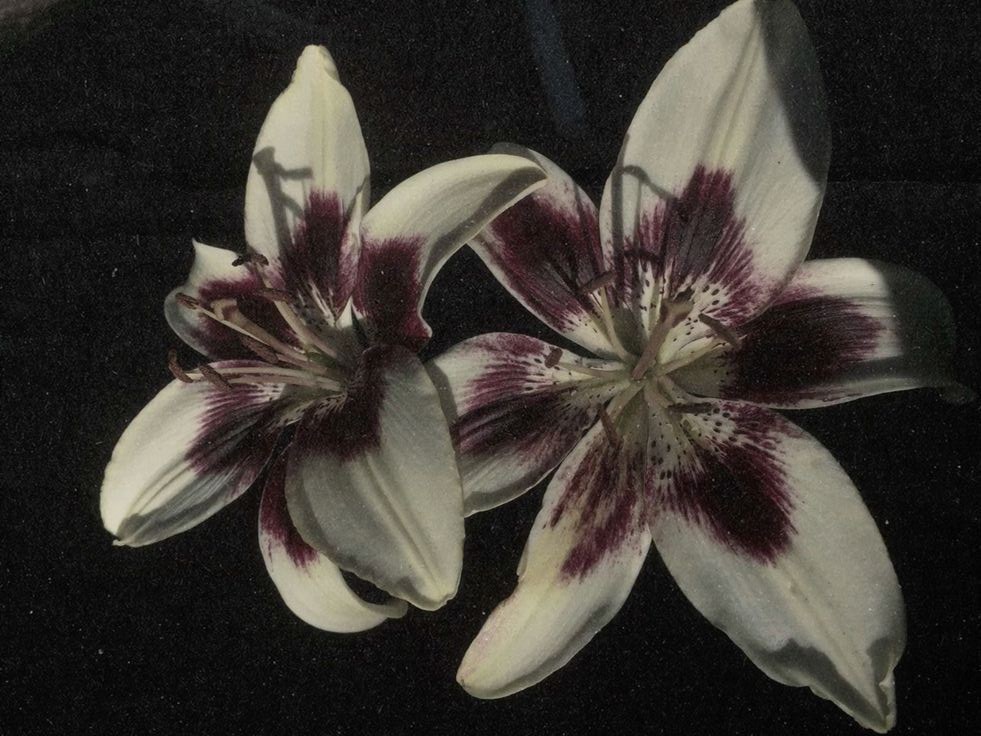
#> input picture fotos/florbonita.jpg, 981 x 736 px, found by its file name
$ python funcoesBasicas_dia7.py
#> lines starting #> are read from the running program, lines starting #| are printed output that depends on the picture; after the words box and inside, x2 and y2 are one past the last pixel; in counts of white or black regions, pixels touching at a corner belong together
import cv2 as cv

imagem = cv.imread("fotos/florbonita.jpg")
#> imagem is the input picture: shape (736, 981, 3); mean B, G, R 49.4, 54.7, 58.9
cv.imshow("Flor!", imagem)

## CONVERTENDO UMA IMAGEM BGR PARA CINZA:

cinza = cv.cvtColor(imagem, cv.COLOR_BGR2GRAY)
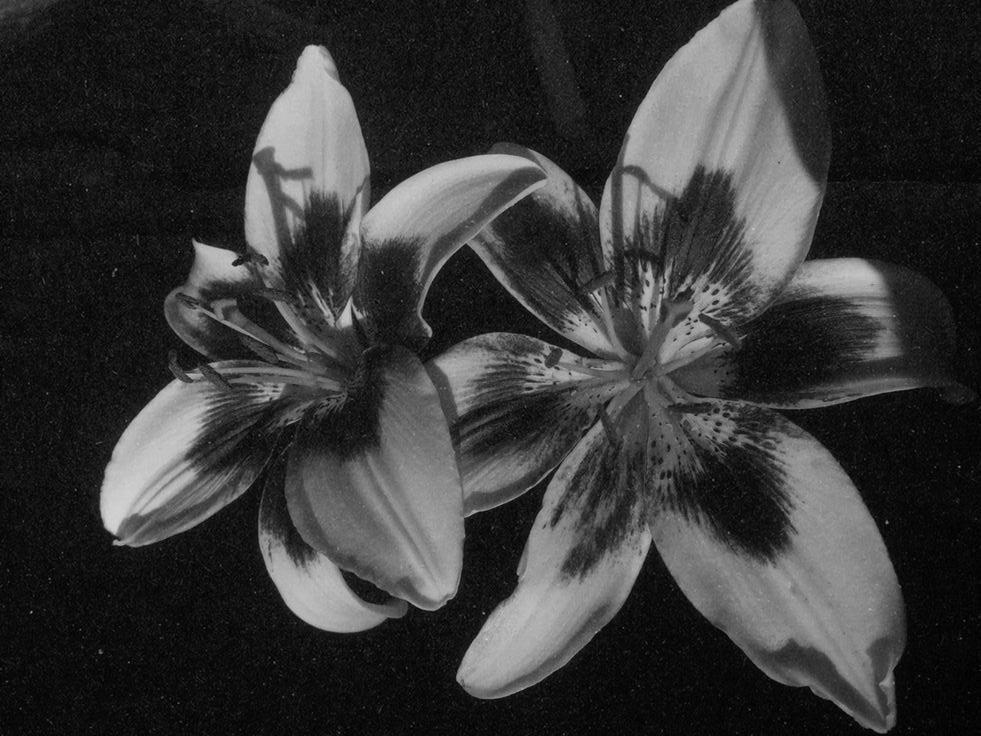
#> cinza: shape (736, 981); min 0, max 211, mean 55.4
cv.imshow("Cinza", cinza)

# BLUR:

blur = cv.GaussianBlur(imagem, (3,3), cv.BORDER_DEFAULT)
# esse border default é só o jeito que o OpenCV lida com as bordas da imagem.
cv.imshow("flor com blur", blur)


"""
| valor   | efeito           |
| ------- | ---------------- |
| (3,3)   | blur leve        |
| (5,5)   | blur médio       |
| (9,9)   | blur forte       |
| (15,15) | MUITO borrado    |

"""

# USANDO EDGE CASCADE COM CANNY (cascade é um detector!!!):
contorno = cv.Canny(imagem, 125, 175)
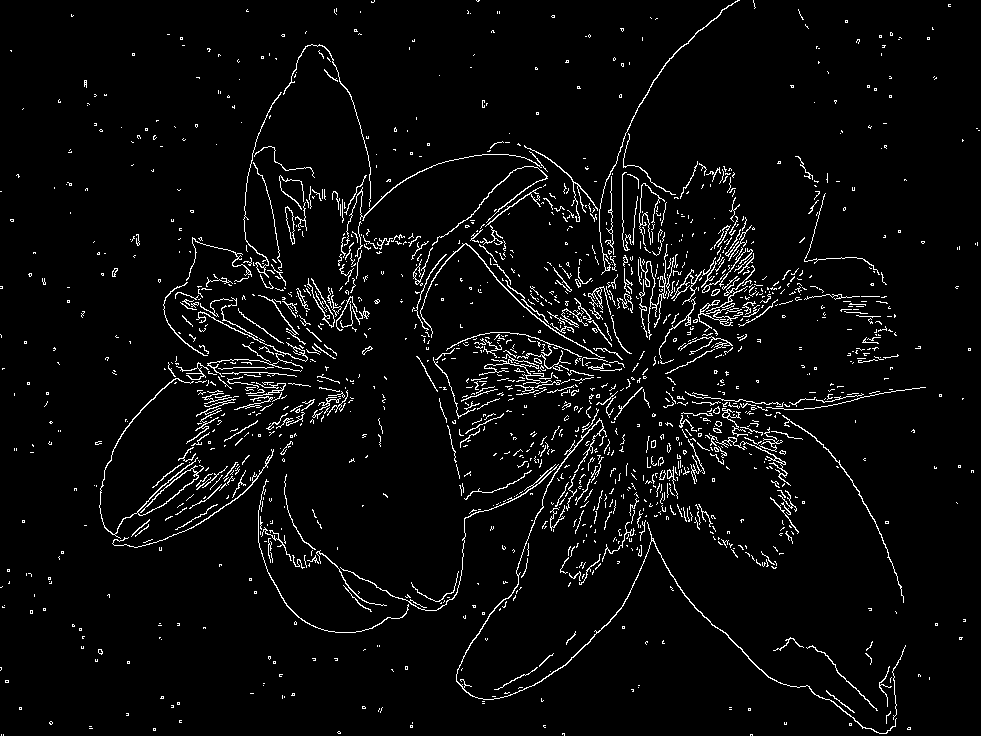
#> contorno: shape (736, 981); 4.2% white in thin lines or dots
# canny = os números definem o quão forte uma borda precisa ser para ser detectada.
cv.imshow("Contorno", contorno)
contorno = cv.Canny(blur, 125, 175)
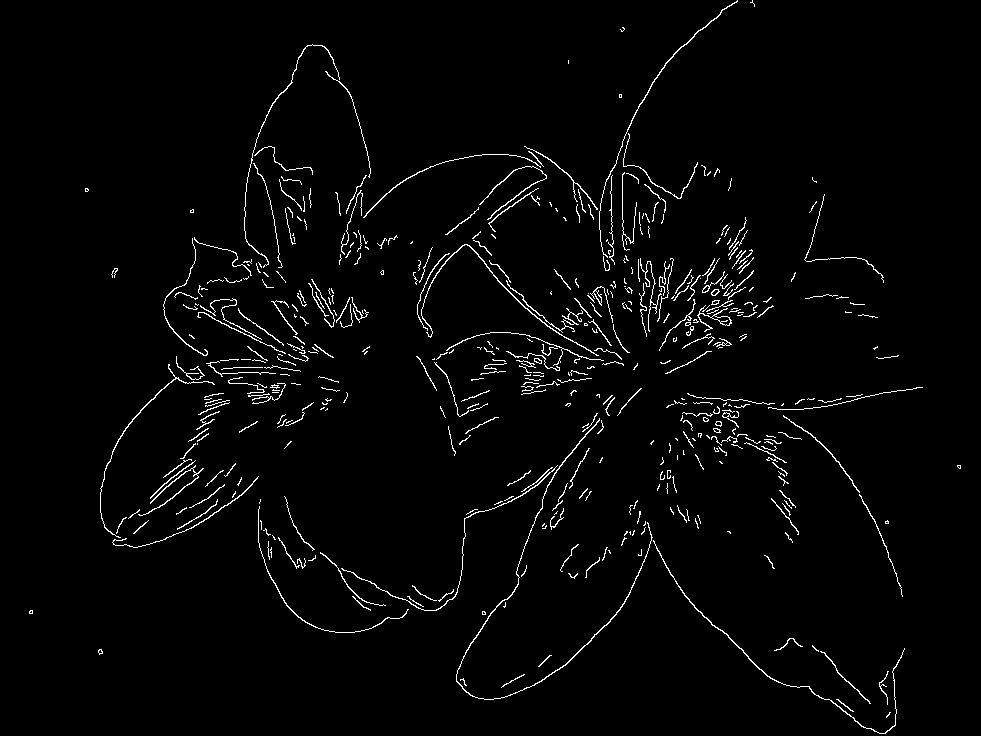
#> contorno: shape (736, 981); 2.4% white in thin lines or dots
cv.imshow("Contorno do blur", contorno)

"""
| intensidade da borda |        resultado        |
| -------------------- | ----------------------- |
| < 125                | não tem borda! ignora.  | -> não vai ter boarde nenhuma
| entre 125 e 175      | talvez tenha borda.     | -> borda mediana, nem muito forte, nem muito fraca
| > 175                | tem borda COM CERTEZA!  | -> borda FORTE

"""

# DILATANDO O CONTORNO DE UMA IMAGEM:

dilatar = cv.dilate(contorno, (3,3), iterations = 1)
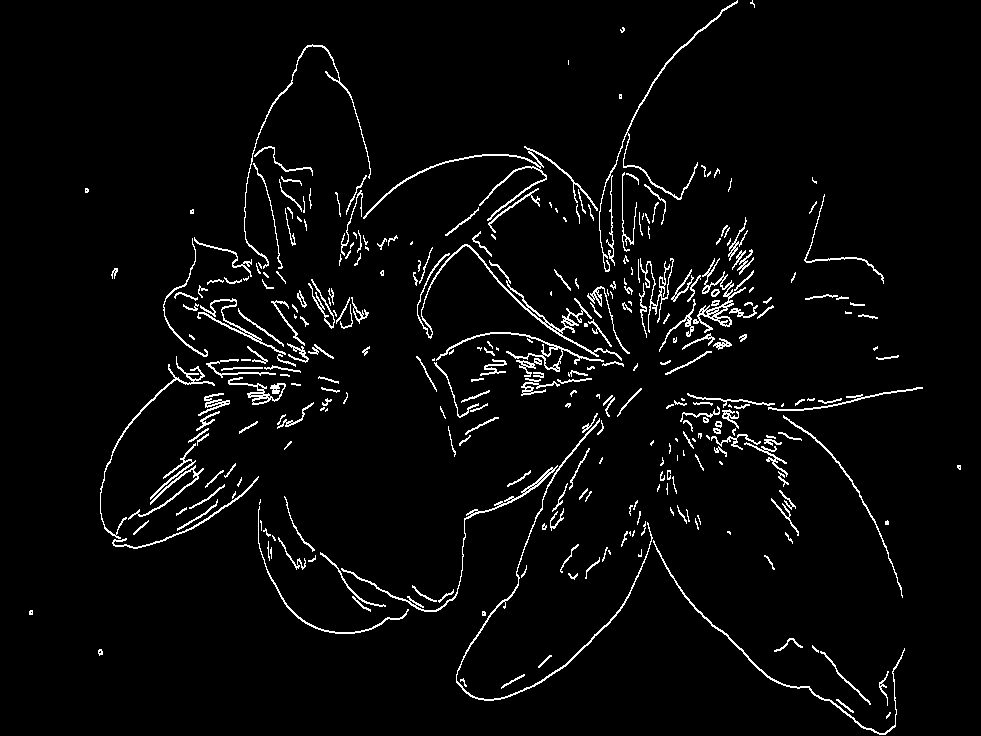
#> dilatar: shape (736, 981); 3.7% white in thin lines or dots
                   # variável, efeito, quantidade de dilatações.
# dilatar = engrossar as bordas!
# iterations = quantas vezes a dilatação vai acontecer!!!
cv.imshow("dilatado", dilatar)

"""
definindo o efeito da dilatação:
| valor | efeito |
| ----- | ------ |
| (3,3) | leve   |
| (5,5) | médio  |
| (9,9) | forte  |

"""

## AFINANDO O CONTORNO DE UMA IMAGEM:

afinar = cv.erode(contorno, (3,3), iterations = 1)
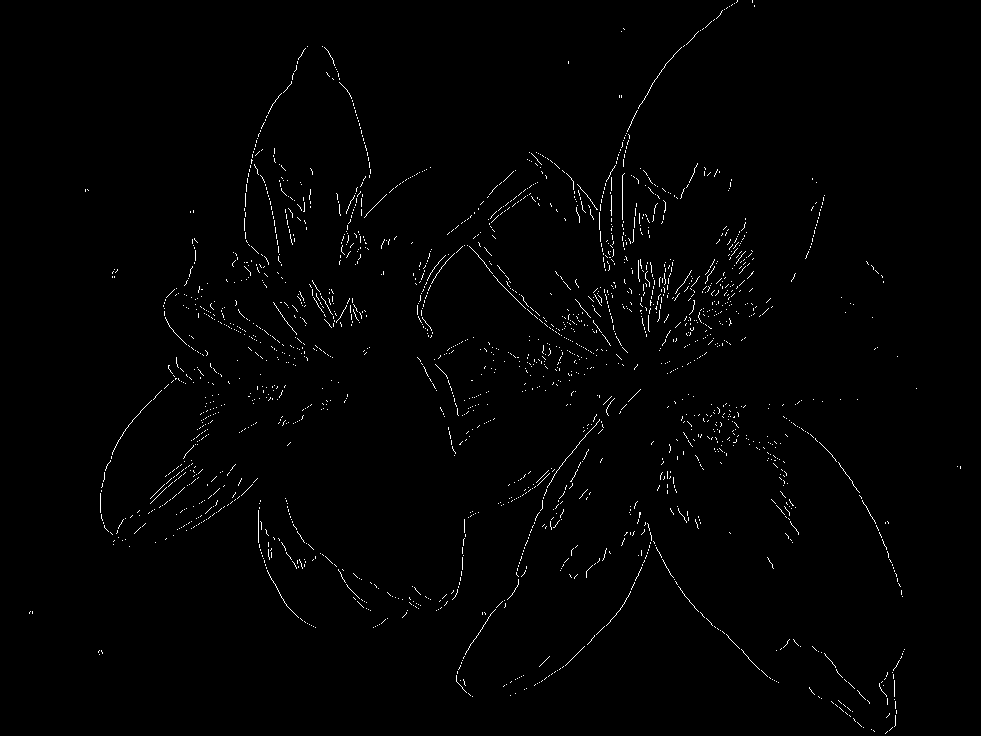
#> afinar: shape (736, 981); 1% white in thin lines or dots
cv.imshow("Afinado", afinar)


## MODIFICAR O TAMANHO DE UMA IMAGEM:

resize = cv.resize(imagem, (500,500), interpolation = cv.INTER_AREA) # muda o tamanho da imagem pra esse novo tamanho e faz desse método aqui...
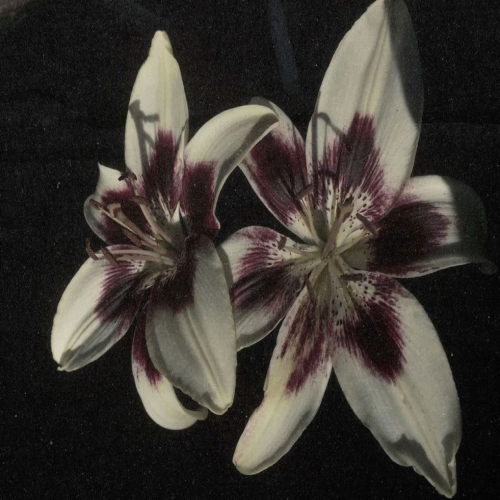
#> resize: shape (500, 500, 3); mean B, G, R 49.4, 54.7, 58.9
# o interpolation é o método! como nesse caso é INTER_AREA, significa DIMINUIR a imagem
cv.imshow("MUDANÇA DE TAMANHO", resize)

"""
| Interpolation       | Quando usar                                    |
| ------------------- | ---------------------------------------------- |
| `cv.INTER_AREA`     | Diminuir imagem                                |
| `cv.INTER_LINEAR`   | Uso padrão (resize normal)                     |
| `cv.INTER_CUBIC`    | Aumentar imagem com mais qualidade             |
| `cv.INTER_NEAREST`  | Quando precisa ser rápido (aceitando pixelado) |
| `cv.INTER_LANCZOS4` | Aumentar imagem com alta qualidade             |
"""

## CORTANDO UMA IMAGEM:

cortada = imagem[50:200, 200:400]
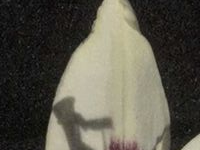
#> cortada: shape (150, 200, 3); mean B, G, R 74.2, 85.7, 88.5
        # definindo dentro dos colchetes os pontos que devem ser cortados da imagem
cv.imshow("Cortada", cortada)

cv.waitKey(0)

$ run again, with fotos/beomgyu.jpg copied over fotos/florbonita.jpg
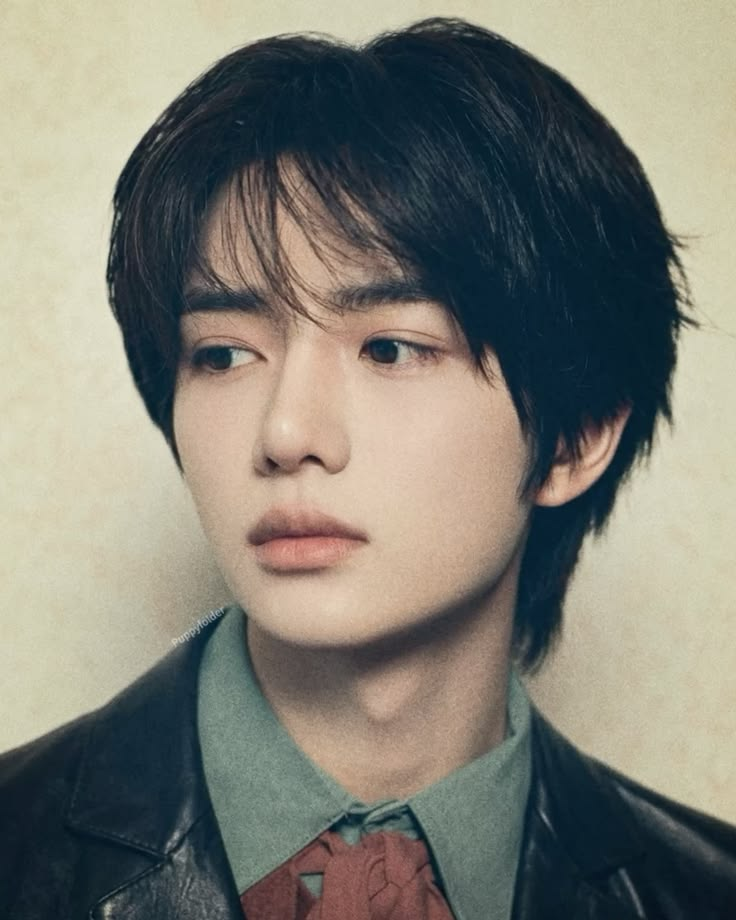
#> input picture fotos/beomgyu.jpg, 736 x 920 px, found by its file name
#> imagem is the input picture: shape (920, 736, 3); mean B, G, R 116.3, 126.1, 126.6
#> `contorno = cv.Canny(imagem, 125, 175)`:
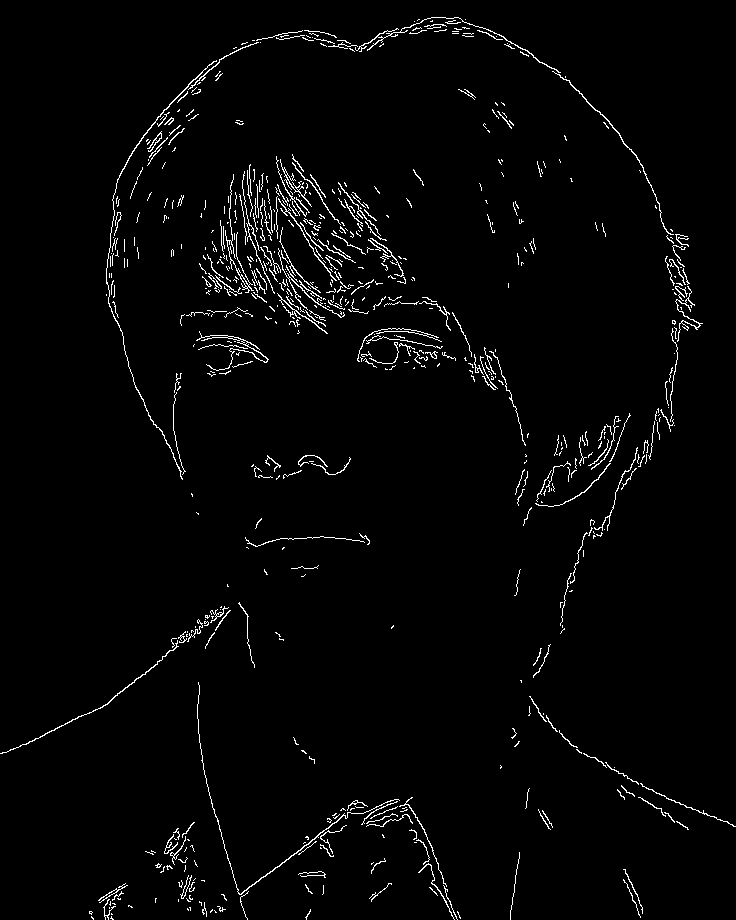
#> contorno: shape (920, 736); 2.3% white in thin lines or dots
#> dilatar: shape (920, 736); 2.1% white in thin lines or dots
#> afinar: shape (920, 736); 0.69% white in thin lines or dots
#> `cortada = imagem[50:200, 200:400]`:
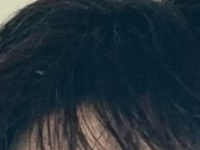
#> cortada: shape (150, 200, 3); mean B, G, R 55.3, 46.2, 32.1

$ run again, with fotos/flores roxas bonitas.jpg copied over fotos/florbonita.jpg
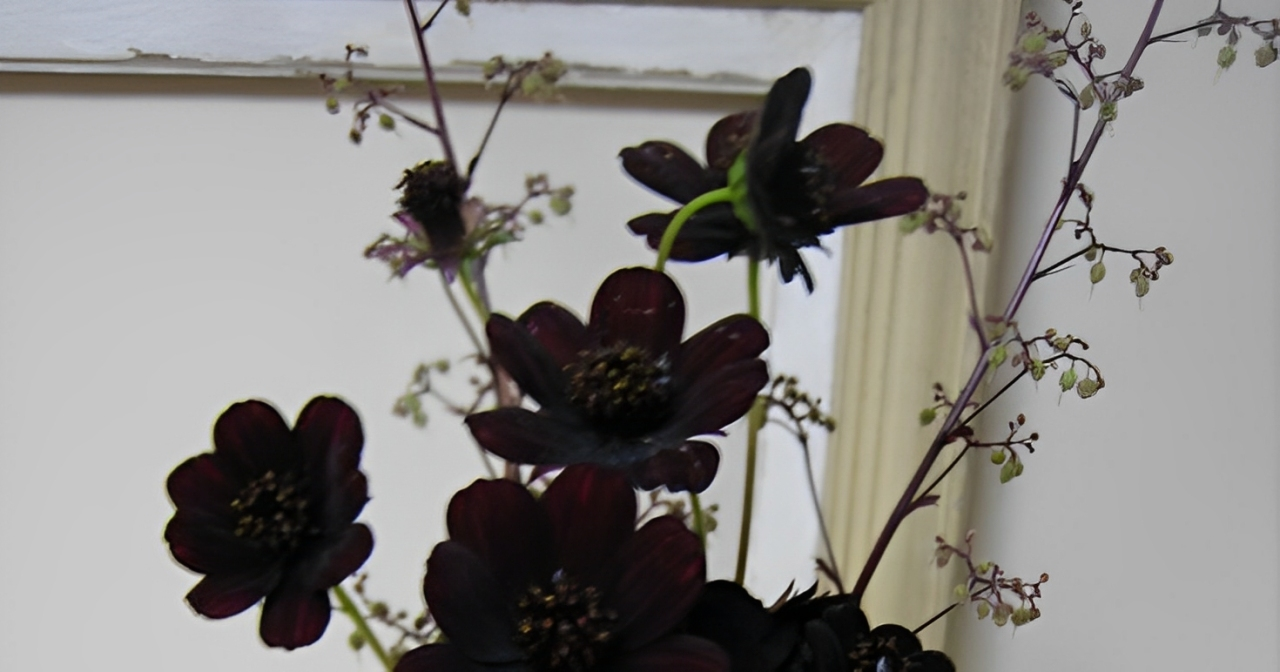
#> input picture fotos/flores roxas bonitas.jpg, 1280 x 672 px, found by its file name
#> imagem is the input picture: shape (672, 1280, 3); mean B, G, R 131.8, 135.1, 137.5
#> `contorno = cv.Canny(imagem, 125, 175)`:
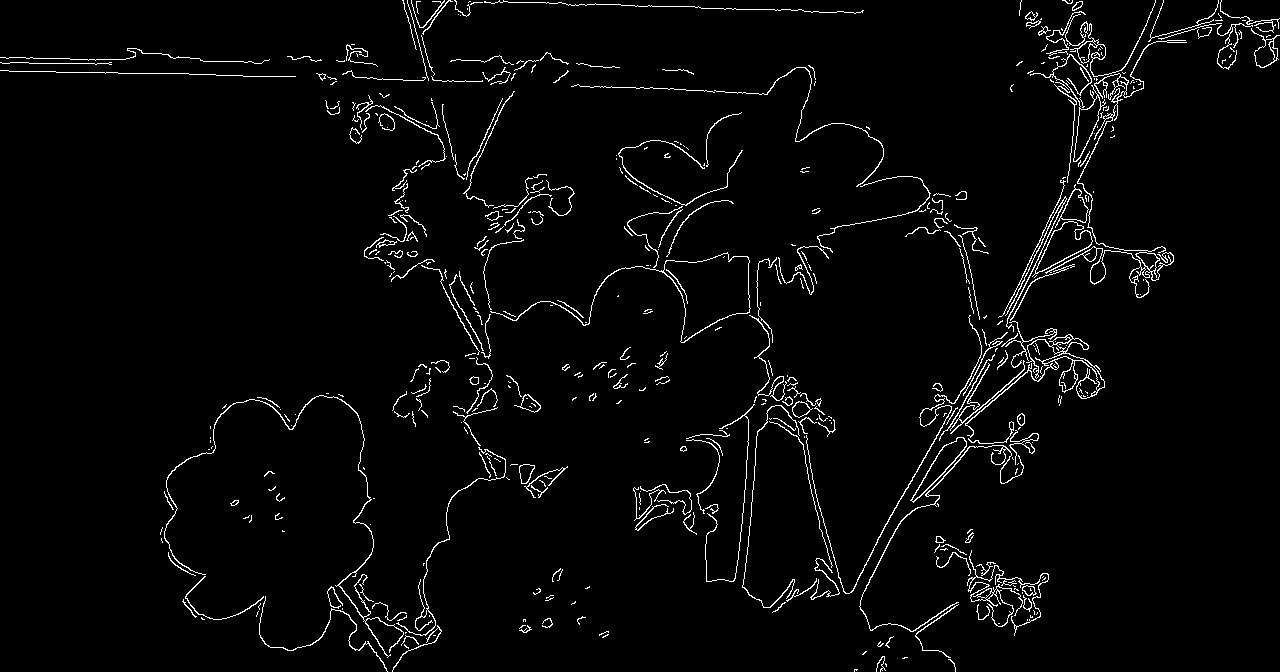
#> contorno: shape (672, 1280); 2.9% white in thin lines or dots
#> dilatar: shape (672, 1280); 3.9% white in thin lines or dots
#> afinar: shape (672, 1280); 1.1% white in thin lines or dots, all inside (x1, y1, x2, y2) = (128, 0, 1278, 672)
#> `cortada = imagem[50:200, 200:400]`:
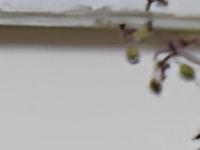
#> cortada: shape (150, 200, 3); mean B, G, R 160.1, 162.8, 164.9
